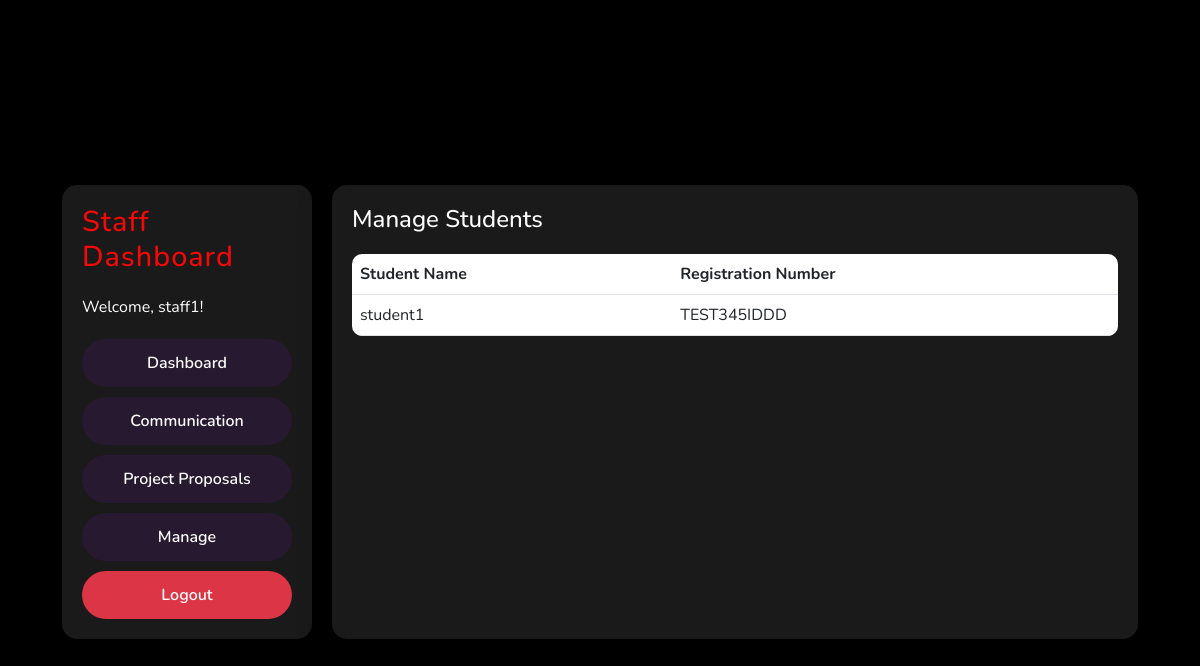
/staff/manage (signed in), run on an earlier commit of the app's database.
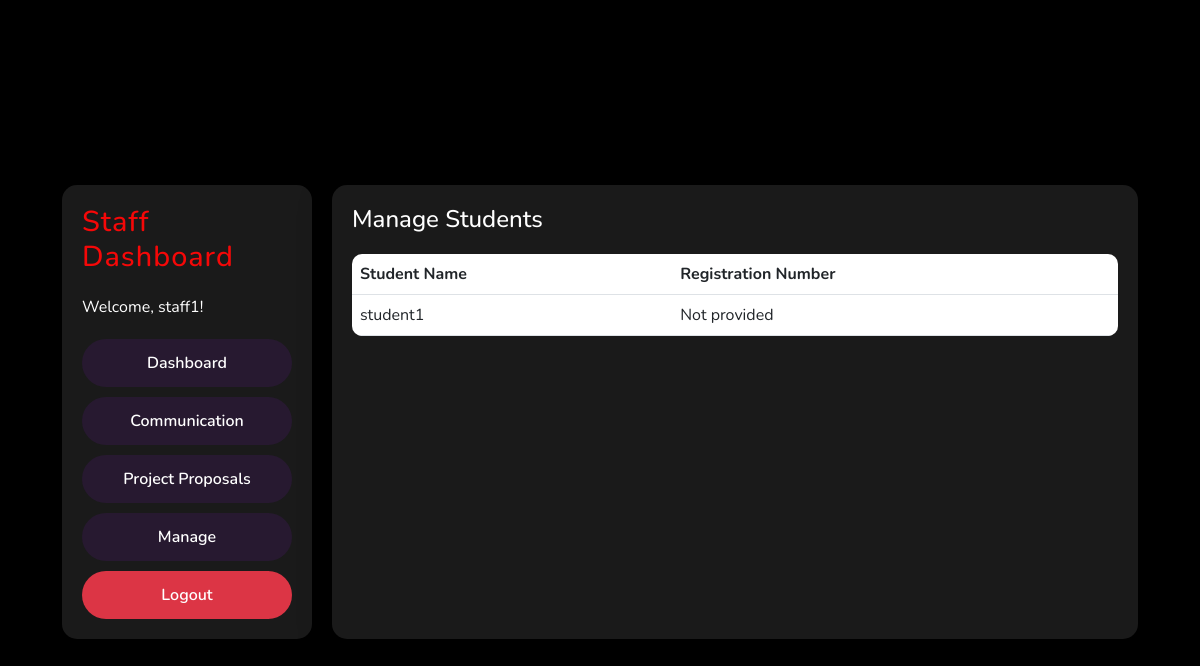
And on a later commit of the database.
### app.py (models this page shows, shortened)
class User(db.Model, UserMixin):
    id = db.Column(db.Integer, primary_key=True)
    username = db.Column(db.String(20), unique=True, nullable=False)
    password_hash = db.Column(db.String(128), nullable=False)
    role = db.Column(db.String(20), nullable=False)
    documents = db.relationship('Document', backref='uploader', foreign_keys='Document.user_id', lazy=True)
    staff_documents = db.relationship('Document', backref='staff', foreign_keys='Document.staff_id', lazy=True)
    full_name = db.Column(db.String(100))
    registration_number = db.Column(db.String(50))
    group_number = db.Column(db.String(20))
    group_members = db.Column(db.String(200))  # Store as a JSON string or comma-separated list
    assigned_staff_id = db.Column(db.Integer, db.ForeignKey('user.id'))  # Foreign key to assigned staff
    assigned_staff = db.relationship('User', remote_side=[id], foreign_keys=[assigned_staff_id])
    @property
    def password(self):
        raise AttributeError('Password is not readable.')

### app.py (the view)
@app.route('/staff/manage')
@login_required
def staff_manage():
    if current_user.role != 'Staff':
        flash('You do not have permission to access this page.', 'error')
        return redirect(url_for('home'))
    assigned_students = User.query.filter_by(assigned_staff_id=current_user.id, role='Student').all()
    return render_template('staff_manage.html', assigned_students=assigned_students)

### app.py (called while the page is built)
@login_manager.user_loader
def load_user(user_id):
    return User.query.get(int(user_id))

### templates/staff_manage.html
{% extends "base.html" %}
{% block content %}
<div class="dashboard-container">
    <div class="dashboard-nav">
        <h2>Staff Dashboard</h2>
        <p>Welcome, {{ current_user.username }}!</p>
        <div class="nav-options">
            <a href="{{ url_for('staff_dashboard') }}" class="nav-button">Dashboard</a>
            <a href="{{ url_for('staff_communication') }}" class="nav-button">Communication</a>
            <a href="{{ url_for('staff_project_proposals') }}" class="nav-button">Project Proposals</a>
            <a href="{{ url_for('staff_manage') }}" class="nav-button">Manage</a>
            <a href="{{ url_for('logout') }}" class="nav-button logout">Logout</a>
        </div>
    </div>
    <div class="dashboard-content">
        <h3>Manage Students</h3>
        <table class="table">
            <thead>
                <tr>
                    <th>Student Name</th>
                    <th>Registration Number</th>
                </tr>
            </thead>
            <tbody>
                {% for student in assigned_students %}
                <tr>
                    <td>{{ student.username }}</td>
                    <td>{{ student.registration_number or 'Not provided' }}</td>
                </tr>
                {% endfor %}
            </tbody>
        </table>
    </div>
</div>
{% endblock %}

What changed in the data, as far as the page shows it:
changed User "student1": registration_number "TEST345IDDD" → "Not provided"
